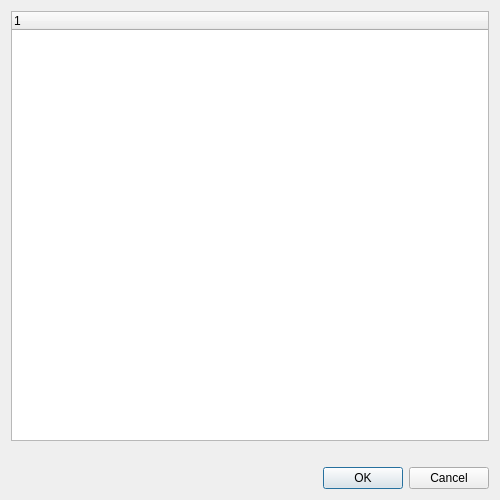
<?xml version="1.0" encoding="UTF-8"?>
<ui version="4.0">
 <class>Form</class>
 <widget class="QWidget" name="Form">
  <property name="geometry">
   <rect>
    <x>0</x>
    <y>0</y>
    <width>500</width>
    <height>500</height>
   </rect>
  </property>
  <property name="windowTitle">
   <string>Form</string>
  </property>
  <layout class="QVBoxLayout" name="verticalLayout">
   <item>
    <widget class="QTreeWidget" name="tree_view">
     <column>
      <property name="text">
       <string notr="true">1</string>
      </property>
     </column>
    </widget>
   </item>
   <item>
    <widget class="QLabel" name="feedback">
     <property name="text">
      <string/>
     </property>
    </widget>
   </item>
   <item>
    <widget class="QDialogButtonBox" name="buttonBox">
     <property name="orientation">
      <enum>Qt::Horizontal</enum>
     </property>
     <property name="standardButtons">
      <set>QDialogButtonBox::Cancel|QDialogButtonBox::Ok</set>
     </property>
    </widget>
   </item>
  </layout>
 </widget>
 <resources/>
 <connections/>
</ui>
